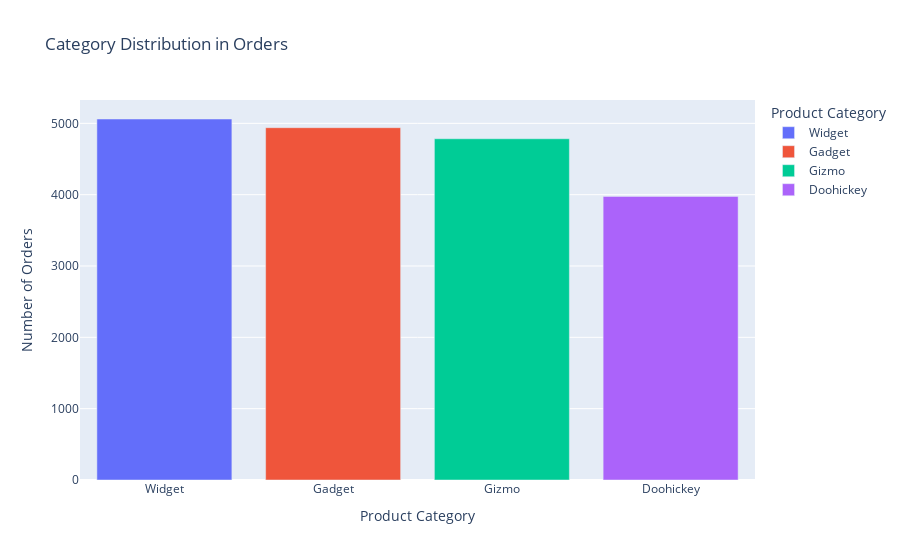

Notebook code cell kept with this figure:
### Markdown cell above
##### Plotting Discrete Values

### Code cell
#Plotting Count of orders by quantity

# Count the occurrences of each category
category_counts = orders["category"].value_counts().reset_index()
category_counts.columns = ["category", "count"]

# Plot bar chart using Plotly
fig = px.bar(category_counts, x="category", y="count", title="Category Distribution in Orders",
             labels={"category": "Product Category", "count": "Number of Orders"}, color="category")

# Show the plot
fig.show()

### Figure 1 — Plotly figure (JSON) as saved in the notebook; plotly's stock layout.template omitted (floating-point values rounded to 4 significant figures)
{"data": [{"hovertemplate": "Product Category=%{x}<br>Number of Orders=%{y}<extra></extra>", "legendgroup": "Widget", "marker": {"color": "#636efa", "pattern": {"shape": ""}}, "name": "Widget", "orientation": "v", "showlegend": true, "textposition": "auto", "type": "bar", "x": ["Widget"], "xaxis": "x", "y": [5061], "yaxis": "y"}, {"hovertemplate": "Product Category=%{x}<br>Number of Orders=%{y}<extra></extra>", "legendgroup": "Gadget", "marker": {"color": "#EF553B", "pattern": {"shape": ""}}, "name": "Gadget", "orientation": "v", "showlegend": true, "textposition": "auto", "type": "bar", "x": ["Gadget"], "xaxis": "x", "y": [4939], "yaxis": "y"}, {"hovertemplate": "Product Category=%{x}<br>Number of Orders=%{y}<extra></extra>", "legendgroup": "Gizmo", "marker": {"color": "#00cc96", "pattern": {"shape": ""}}, "name": "Gizmo", "orientation": "v", "showlegend": true, "textposition": "auto", "type": "bar", "x": ["Gizmo"], "xaxis": "x", "y": [4784], "yaxis": "y"}, {"hovertemplate": "Product Category=%{x}<br>Number of Orders=%{y}<extra></extra>", "legendgroup": "Doohickey", "marker": {"color": "#ab63fa", "pattern": {"shape": ""}}, "name": "Doohickey", "orientation": "v", "showlegend": true, "textposition": "auto", "type": "bar", "x": ["Doohickey"], "xaxis": "x", "y": [3976], "yaxis": "y"}], "layout": {"barmode": "relative", "legend": {"title": {"text": "Product Category"}, "tracegroupgap": 0}, "title": {"text": "Category Distribution in Orders"}, "xaxis": {"anchor": "y", "categoryarray": ["Widget", "Gadget", "Gizmo", "Doohickey"], "categoryorder": "array", "domain": [0, 1], "title": {"text": "Product Category"}}, "yaxis": {"anchor": "x", "domain": [0, 1], "title": {"text": "Number of Orders"}}}}
